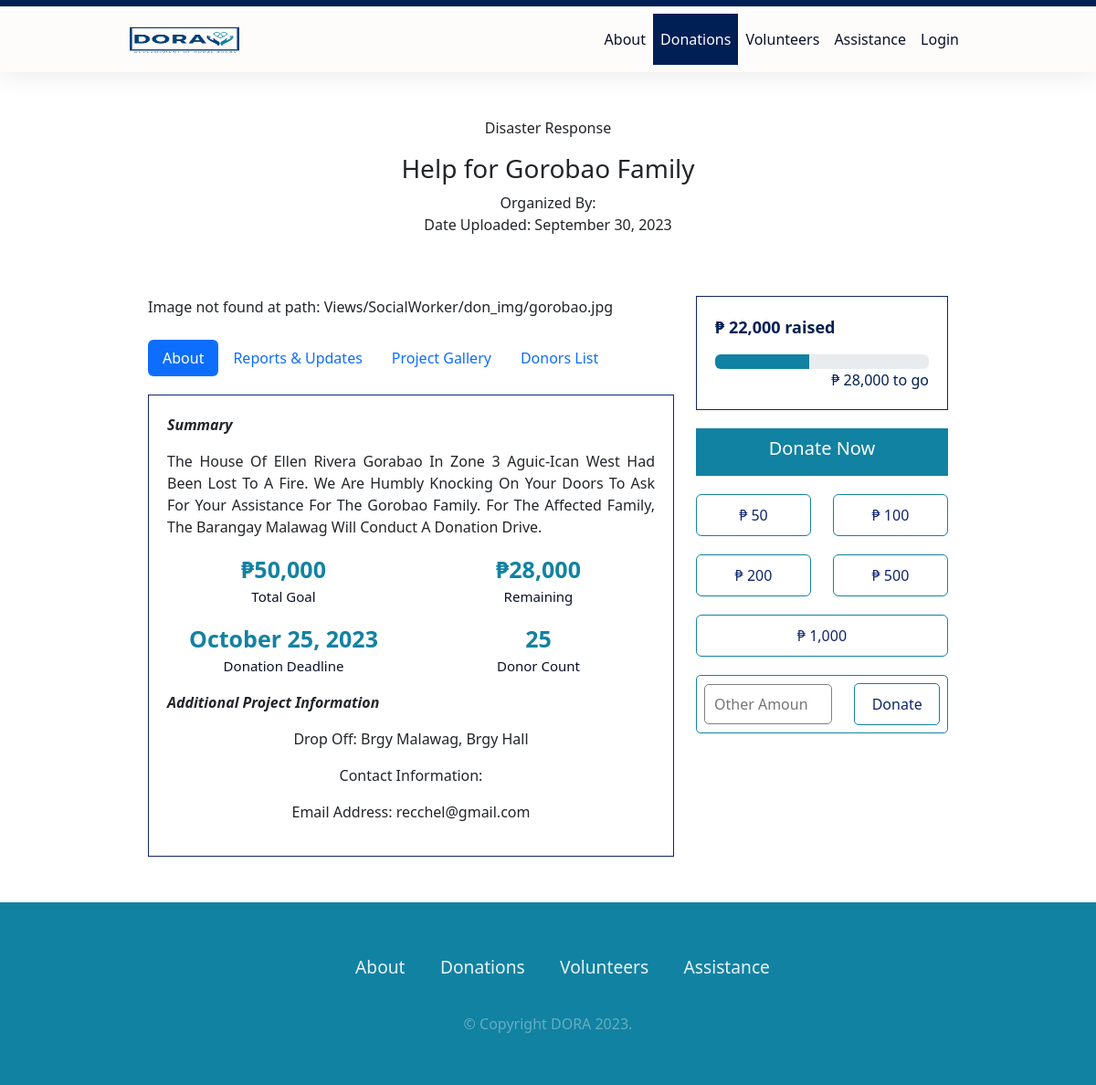
Page /donation_projects.php?id=119 on the committed database.
### tables this page shows
CREATE TABLE `tbl_don_proj` (
  `don_project_id` int(11) NOT NULL,
  `sw_id` int(11) NOT NULL,
  `image` varchar(200) NOT NULL,
  `text` text NOT NULL,
  `title` varchar(100) NOT NULL,
  `category` varchar(100) NOT NULL,
  `goal` varchar(100) NOT NULL,
  `dropoff` varchar(200) NOT NULL,
  `qrgcash` varchar(200) NOT NULL,
  `start` varchar(30) NOT NULL,
  `end` varchar(20) NOT NULL,
  `proj_stat` text NOT NULL,
  `ext` int(4) NOT NULL
);

CREATE TABLE `tbl_sw_accs` (
  `sw_id` int(100) NOT NULL,
  `name` varchar(100) NOT NULL,
  `email` varchar(100) NOT NULL,
  `contact` varchar(20) NOT NULL,
  `password` varchar(100) NOT NULL,
  `profile` varchar(100) NOT NULL,
  `address` varchar(100) NOT NULL,
  `barangay` varchar(100) NOT NULL,
  `district` varchar(100) NOT NULL,
  `city` varchar(100) NOT NULL,
  `status` varchar(100) NOT NULL DEFAULT 'Pending'
);

### donation_projects.php (the view, shortened to what this page needs)
<?php include 'includes/config.php';?>
<!DOCTYPE html>
<html lang="en">
<head>
    <link rel="stylesheet" href="css/donation.css">
    <link rel="stylesheet" type="text/css" href="Views/Donors-Volunteers/css/dn-fullproject.css">
    <link rel="stylesheet" href="https://cdnjs.cloudflare.com/ajax/libs/font-awesome/6.0.0-beta2/css/all.min.css" />
    <link href="https://cdn.jsdelivr.net/npm/bootstrap@5.3.0-alpha3/dist/css/bootstrap.min.css" rel="stylesheet">
  </head>
<body>
    <nav class="navbar navbar-expand-lg fixed-top">
        <div class="container">
            <a href="index.php" class="navbar-brand"><img src="dora_logo.png" width="120" height="30" ></a>
            <div class="collapse navbar-collapse" id="navbarNav">
                <ul class="navbar-nav ms-auto">
                    <li class="nav-item">
                        <a class="nav-link" href="about.php">About</a>
                    </li>
                    <li class="nav-item">
                        <a class="nav-link active" href="donation.php">Donations</a>
                    </li>
                    <li class="nav-item">
                        <a class="nav-link" href="volunteer.php">Volunteers</a>
                    </li>
                    <li class="nav-item">
                        <a class="nav-link" href="assistance.php">Assistance</a>
                    </li>
                    <li class="nav-item">
                        <a class="nav-link" href="login.php">Login</a>
                    </li>
                </ul>
            </div>
        </div>
    </nav>
    <?php
        $id = $_GET['id'];
        $sql = "SELECT tbl_don_proj.*, tbl_sw_accs.*, tbl_don_proj.image AS project_image FROM tbl_don_proj
        RIGHT JOIN tbl_sw_accs ON tbl_don_proj.sw_id = tbl_sw_accs.sw_id
        WHERE tbl_don_proj.don_project_id = '$id'";
        $result = mysqli_query($conn, $sql);
    $sql2 = "SELECT * FROM tbl_transaction WHERE don_project_id = $id AND stat = 'verified'";
    $mysqliStatus = $conn->query($sql2);
    $donor_count = mysqli_num_rows($mysqliStatus);
    $sql3 = "SELECT SUM(amount) FROM tbl_transaction WHERE don_project_id = $id AND stat = 'verified'";
    $result1 = mysqli_query($conn, $sql3);
    $roww = mysqli_fetch_assoc($result1);
    $donation = $roww['SUM(amount)'];
    while ($row = mysqli_fetch_array($result)) {
        $percentage = ($donation / $row['goal']) * 100;
        $remaining = $row['goal'] - $donation;
    ?>
        <div class="title text-center">
            <br><br>
            <p><?php echo $row['category']; ?></p>
            <h3><?php echo $row['title']; ?></h3>
            <p>Organized By: <?php echo $row['fname'] . ' ' . $row['mname'] . ' ' . $row['lname']; ?> <br>
            Date Uploaded: <?php echo date('F j, Y', strtotime($row['start'])); ?> </p>
        </div>
        <div class="container w-75 content">
            <div class="row">
                <div class="col-lg-8">
                <div class="proj-img">
                    <?php
                    $imagePath = 'Views/SocialWorker/don_img/' . $row['project_image'];
                    if (file_exists($imagePath)) {
                        echo '<img src="' . $imagePath . '" style="width:100%">';
                    } else {
                        echo 'Image not found at path: ' . $imagePath;
                    }
                    ?>
                </div>
                    <br>
                    <ul class="nav nav-pills mb-3" id="pills-tab" role="tablist">
                        <li class="nav-item" role="presentation">
                            <button class="nav-link active" id="pills-about-tab" data-bs-toggle="pill" data-bs-target="#pills-about" type="button" role="tab" aria-controls="pills-about" aria-selected="true">About</button>
                        </li>
                        <li class="nav-item" role="presentation">
                            <button class="nav-link" id="pills-reports-tab" data-bs-toggle="pill" data-bs-target="#pills-reports" type="button" role="tab" aria-controls="pills-reports" aria-selected="false">Reports & Updates</button>
                        </li>
                        <li class="nav-item" role="presentation">
                            <button class="nav-link" id="pills-gallery-tab" data-bs-toggle="pill" data-bs-target="#pills-gallery" type="button" role="tab" aria-controls="pills-gallery" aria-selected="false">Project Gallery</button>
                        </li>
                        <li class="nav-item" role="presentation">
                            <a href="Views/SocialWorker/report_don_list.php?id=<?php echo $id; ?>" target="_blank" class="nav-link">Donors List</a>
                        </li>
                    </ul>
                    <div class="tab-content" id="pills-tabContent">
                        <div class="tab-pane fade show active" id="pills-about" role="tabpanel" aria-labelledby="pills-about-tab" tabindex="0">
                            <div class="proj-desc">
                                <p><b><i>Summary</i></b></p>
                                <div class="details">
                                    <p><?php echo $row['text']; ?></p>
                                </div>
                                <div class="goal">
                                    <div class="row">
                                        <div class="col-6">
                                            <div class="row"> <b> &#8369;<?php echo number_format($row['goal']); ?></b></div>
                                            <div class="row"> <p class="par"> Total Goal </p></div>
                                            <div class="row"> <b><?php echo date('F j, Y', strtotime($row['end'])); ?></b></div>
                                            <div class="row"> <p class="par">Donation Deadline </p></div>
                                        </div>
                                        <div class="col-6">
                                            <?php if ($donation >= $row['goal']) {
                                                echo '
                                                <div class="row"> <span>&#10003;</span> </div>
                                                <div class="row"> <p class="par"> Goal Reached! </p></div> ';
                                            } else {
                                                echo '
                                            <div class="row"> <b> &#8369;' . number_format($remaining) . '</b></div>
                                            <div class="row"> <p class="par"> Remaining </p></div> ';
                                            } ?>
                                            <div class="row"> <b><?php echo $donor_count; ?></b></div>
                                            <div class="row"> <p class="par">Donor Count </p></div>
                                        </div>
                                    </div>
                                </div>
                                <p><b><i>Additional Project Information</i></b></p>
                                <div class="additional">
                                    <p>Drop Off: <b><?php echo $row['dropoff']; ?></p></b>
                                    <p>Contact Information: <b><?php echo $row['full_contact']; ?></p></b>
                                    <p>Email Address: <b><?php echo $row['email']; ?></p></b>
                                </div>
                            </div>
                        </div>
                    </div>
                </div>
                <div class="col-4">
                    <div class="box">
                        <p class="progress-raised">&#8369; <?php echo number_format($donation); ?> raised </p>
                        <div class="progress" role="progressbar" aria-valuenow="25" aria-valuemin="0" aria-valuemax="100">
                            <div class="progress-bar" style="width: <?php echo $percentage; ?>%"></div>
                        </div>
                        <?php if ($donation >= $row['goal']) {
                            echo '<p class="progress-to-go">Goal Reached!</p>';
                        } else {
                            echo '<p class="progress-to-go">&#8369; ' . number_format($remaining) . ' to go </p> ';
                        } ?>
                    </div>
                    <div class="donate-box">
                        <div class="don-title text-center">
                            <h5>Donate Now</h5>
                        </div>
                        <form action="login.php" method="post">
                            <div class="row">
                                <div class="col-6">
                                    <div class="donate-now">
                                        <button type="submit" class="btn btn-don" name="donation_amount" value="50">&#8369; 50</button>
                                    </div>
                                </div>
                                <div class="col-6">
                                    <div class="donate-now">
                                        <button type="submit" class="btn btn-don" name="donation_amount" value="100">&#8369; 100</button>
                                    </div>
                                </div>
                            </div>
                            <div class="row">
                                <div class="col-6">
                                    <div class="donate-now">
                                        <button type="submit" class="btn btn-don" name="donation_amount" value="200">&#8369; 200</button>
                                    </div>
                                </div>
                                <div class="col-6">
                                    <div class="donate-now">
                                        <button type="submit" class="btn btn-don" name="donation_amount" value="500">&#8369; 500</button>
                                    </div>
                                </div>
                            </div>
                            <div class="donate-now">
                                <button type="submit" class="btn btn-don" name="donation_amount" value="1000">&#8369; 1,000</button>
                            </div>
                            <div class="donate-now-other">
                                <div class="row align-items-center">
                                    <div class="col-7">
                                        <input type="number" min="0" name="custom_amount" id="customAmount" class="custom-input" placeholder="Other Amount" />
                                    </div>
                                    <div class="col-5">
                                        <button type="submit" class="btn btn-don" name="submit_custom_amount">Donate</button>
                                    </div>
                                </div>
                            </div>
                        </form>
                    </div>
                </div>
            </div>
        </div>
    <?php
    }
    ?>
    <footer class="sticky-footer">
        <ul>
            <li><a href="about.php">About</a></li>
            <li><a href="donation.php">Donations</a></li>
            <li><a href="volunteer.php">Volunteers</a></li>
            <li><a href="assistance.php">Assistance</a></li>
        </ul>
        <p> © Copyright DORA 2023.</p>
    </footer>
</body>
</html>

### css/donation.css (style rules this page uses)
body { background-color:#d3d0d0; padding-top: 80px; }
.navbar .navbar-nav .nav-link { color: #0A1128; }
.navbar .navbar-nav .nav-link.active { background-color: #001F54; color: #FEFCFB; }
.navbar .navbar-brand { padding-left: 100px; }
@media only screen and (min-width: 992px) { .navbar { padding: 0; } }
@media only screen and (min-width: 992px) { .navbar .navbar-collapse .navbar-nav { margin-right: 100px; } }
.navbar-expand-lg { background: #FEFCFB; border-top: 7px solid #001F54; -webkit-box-shadow: 0 1px 30px rgba(0, 0, 0, 0.1); -moz-box-shadow: 0 1px 30px rgba(0, 0, 0, 0.1); box-shadow: 0 1px 30px rgba(0, 0, 0, 0.1); padding-top: 0; padding-bottom: 0; margin-top: 0; margin-bottom: 0; }
.navbar .navbar-nav .nav-link { padding: 1em 0.7em; transition: all 0.5s; }
.content { padding-top: 50px; padding-bottom: 50px; }
footer p { padding:0; font-size: 0.8em; color: hsla(0, 50%, 100%, 0.35); margin: 1em 0; font-size: 1rem; }
footer ul { list-style: none; display: flex; margin: 1em 0; }
footer ul li a { padding: 1em; text-decoration: none; color: rgba(255, 255, 255, 0.904); transition: 100ms; }
footer { width: 100%; background: #1282A2; color: #fff; display: grid; place-items: center; padding: 2em; font-size: 1.2rem; }
body { min-height: 100vh; }
.sticky-footer { position: sticky; top: 100%; }
.box .progress-raised { font-size: large; font-weight: 600; color: #001F54; }
.box .progress-to-go { font-size: medium; font-weight: 400; text-align: right; color: #001F54; margin-bottom: 0; }
.box .progress .progress-bar { background-color: #1282A2; }

### Views/Donors-Volunteers/css/dn-fullproject.css (style rules this page uses)
.box { border: 1px solid #11256e; padding: 20px; }
.donate-box { margin-top: 20px; }
.donate-box .don-title { padding: 10px; margin-bottom: 20px; background-color: #1282A2; align-items: center; }
.donate-box .don-title h5 { color: #FEFCFB; }
.donate-now .btn-don { color: #11256e; margin-bottom: 20px; width: 100%; padding: 10px; transition-duration: 0.4s; border-color: #1282A2; font-weight: 500; }
.donate-now-other { margin-bottom: 20px; font-weight: 500; border: solid 1px #1282A2; border-radius: 5px; padding: 0; padding: 8px; }
.custom-input { height: 100%; padding: 10px; width: 100%; border: solid 1px gray; border-radius: 5px; }
.donate-now-other .btn-don { color: #11256e; width: 100%; padding: 10px; transition-duration: 0.4s; border-color: #1282A2; font-weight: 500; border-radius: 5px; }
.proj-img { width: 100%; }
.proj-desc { border: 1px solid #11256e; padding: 20px; margin-top: 20px; }
.proj-desc .details { text-align: left; font-size: 16px; font-weight: lighter; text-transform: capitalize; text-align: justify; text-justify: inter-word; }
.proj-desc .goal { text-align: center; font-size: 25px; font-weight: 200px; text-transform: capitalize; color: #1282A2; }
.proj-desc .goal .par { text-align: center; font-size: 15px; font-weight: 200px; color: #0A1128; }
.proj-desc .additional { text-align: center; font-size: 16px; font-weight: lighter; }

### rows in the picture
tbl_don_proj: category "Disaster Response", title "Help for Gorobao Family", start "September 30, 2023", image "Views/SocialWorker/don_img/gorobao.jpg", text "The House Of Ellen Rivera Gorabao In Zone 3 Aguic-Ican West Had Been Lost To A Fire. We Are Humbly Knocking On Your Doors To Ask For Your Assistance For The Gorobao Family. For The Affected Family, The Barangay Malawag Will Conduct A Donation Drive.", goal "50,000", end "October 25, 2023", remaining "28,000", dropoff "Brgy Malawag, Brgy Hall", sw.email "recchel@gmail.com", donation "22,000", $percentage 44 (drawn)
